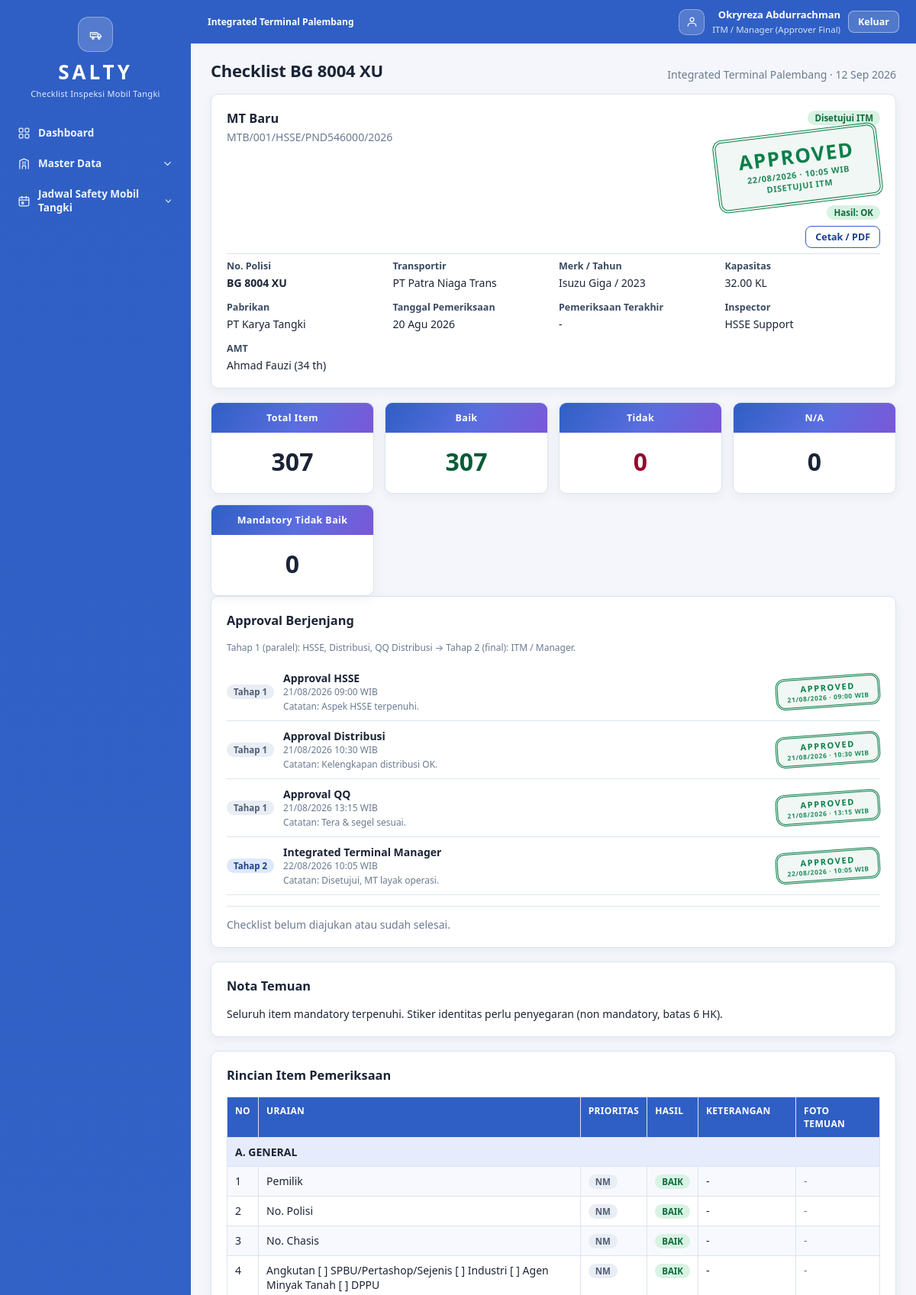
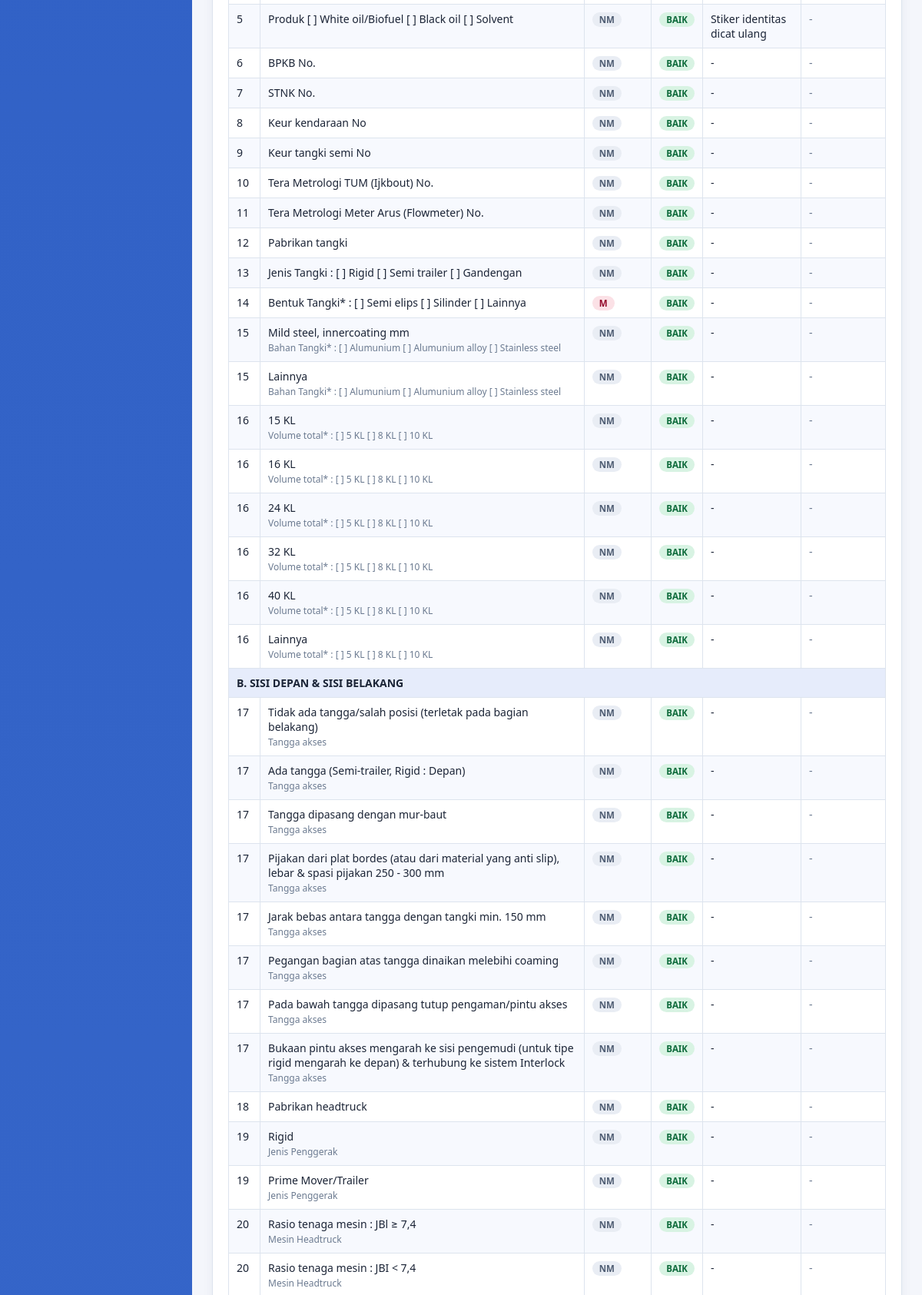
The page /inspection_view.php?id=1 (signed in, upper part) on the database its author committed (2 pictures, top to bottom).
### tables this page shows
CREATE TABLE users (
  id           INT AUTO_INCREMENT PRIMARY KEY,
  username     VARCHAR(50)  NOT NULL UNIQUE,
  password     VARCHAR(255) NOT NULL,           
  nama         VARCHAR(100) NOT NULL,
  jabatan      VARCHAR(100) DEFAULT NULL,
  role         ENUM('admin_hsse','inspector_hsse','hsse','distribusi','qq','itm') NOT NULL,
  aktif        TINYINT(1) NOT NULL DEFAULT 1,
   
  totp_secret     VARCHAR(64)  DEFAULT NULL,
  totp_enabled    TINYINT(1)   NOT NULL DEFAULT 0,
  recovery_codes  VARCHAR(255) DEFAULT NULL,
  created_at   TIMESTAMP DEFAULT CURRENT_TIMESTAMP
);

CREATE TABLE inspection_approvals (
  id            INT AUTO_INCREMENT PRIMARY KEY,
  inspection_id INT NOT NULL,
  role          ENUM('hsse','distribusi','qq','itm') NOT NULL,
  level         TINYINT NOT NULL DEFAULT 1,
  status        ENUM('menunggu','disetujui','ditolak') NOT NULL DEFAULT 'menunggu',
  user_id       INT DEFAULT NULL,
  catatan       VARCHAR(255) DEFAULT NULL,
  acted_at      DATETIME DEFAULT NULL,
  CONSTRAINT fk_app_insp FOREIGN KEY (inspection_id) REFERENCES inspections(id) ON DELETE CASCADE,
  CONSTRAINT fk_app_user FOREIGN KEY (user_id)       REFERENCES users(id)       ON DELETE SET NULL,
  UNIQUE KEY uq_insp_role (inspection_id, role)
);

CREATE TABLE inspections (
  id              INT AUTO_INCREMENT PRIMARY KEY,
  no_pemeriksaan  VARCHAR(60) NOT NULL UNIQUE,
  schedule_id     INT DEFAULT NULL,
  vehicle_id      INT NOT NULL,
  form_type       ENUM('baru','6bulanan') NOT NULL,
  tgl_pemeriksaan DATE NOT NULL,
  tgl_terakhir    DATE DEFAULT NULL,
  inspector_id    INT DEFAULT NULL,
  nama_amt        VARCHAR(100) DEFAULT NULL,
  umur_amt        SMALLINT DEFAULT NULL,
  sim_amt         VARCHAR(60) DEFAULT NULL,
  nota_temuan     TEXT DEFAULT NULL,
  hasil_akhir     ENUM('','OK','NOT OK') NOT NULL DEFAULT '',
  status          ENUM('draft','diajukan','approve_sebagian','disetujui','ditolak')
                  NOT NULL DEFAULT 'draft',
  submitted_at    DATETIME DEFAULT NULL,
  finalized_at    DATETIME DEFAULT NULL,
  created_at      TIMESTAMP DEFAULT CURRENT_TIMESTAMP,
  CONSTRAINT fk_insp_vehicle  FOREIGN KEY (vehicle_id)  REFERENCES vehicles(id)  ON DELETE CASCADE,
  CONSTRAINT fk_insp_schedule FOREIGN KEY (schedule_id) REFERENCES schedules(id) ON DELETE SET NULL,
  CONSTRAINT fk_insp_user     FOREIGN KEY (inspector_id) REFERENCES users(id)    ON DELETE SET NULL,
  INDEX idx_status (status)
);

CREATE TABLE vehicles (
  id                 INT AUTO_INCREMENT PRIMARY KEY,
  no_polisi          VARCHAR(30)  NOT NULL UNIQUE,
  no_chasis          VARCHAR(60)  DEFAULT NULL,
  transporter_id     INT DEFAULT NULL,
  merk               VARCHAR(80)  DEFAULT NULL,
  tahun              SMALLINT     DEFAULT NULL,
  pabrikan_tangki    VARCHAR(100) DEFAULT NULL,
  kapasitas_kl       DECIMAL(6,2) DEFAULT NULL,
  jenis_tangki       ENUM('rigid','semi_trailer','gandengan') DEFAULT 'rigid',
  bahan_tangki       VARCHAR(60)  DEFAULT NULL,
  produk             VARCHAR(60)  DEFAULT NULL,
  stnk_no            VARCHAR(60)  DEFAULT NULL,
  stnk_berlaku       DATE DEFAULT NULL,
  keur_no            VARCHAR(60)  DEFAULT NULL,
  keur_berlaku       DATE DEFAULT NULL,
  tera_berlaku       DATE DEFAULT NULL,
  foto_depan         VARCHAR(255) DEFAULT NULL,
  foto_belakang      VARCHAR(255) DEFAULT NULL,
  foto_kanan         VARCHAR(255) DEFAULT NULL,
  foto_kiri          VARCHAR(255) DEFAULT NULL,
  doc_stnk           VARCHAR(255) DEFAULT NULL,
  doc_keur           VARCHAR(255) DEFAULT NULL,
  doc_tera           VARCHAR(255) DEFAULT NULL,
  status             ENUM('aktif','off','nonaktif') NOT NULL DEFAULT 'aktif',
  last_inspection    DATE DEFAULT NULL,    
  next_inspection    DATE DEFAULT NULL,    
  created_at         TIMESTAMP DEFAULT CURRENT_TIMESTAMP,
  CONSTRAINT fk_veh_transporter FOREIGN KEY (transporter_id)
    REFERENCES transporters(id) ON DELETE SET NULL
);

CREATE TABLE transporters (
  id        INT AUTO_INCREMENT PRIMARY KEY,
  nama      VARCHAR(150) NOT NULL,
  telepon   VARCHAR(50) DEFAULT NULL,
  alamat    VARCHAR(255) DEFAULT NULL
);

CREATE TABLE inspection_results (
  id            INT AUTO_INCREMENT PRIMARY KEY,
  inspection_id INT NOT NULL,
  item_id       INT NOT NULL,
  hasil         ENUM('baik','tidak','na') NOT NULL DEFAULT 'na',
  keterangan    VARCHAR(255) DEFAULT NULL,
  batas_perbaikan DATE DEFAULT NULL,
  CONSTRAINT fk_res_insp FOREIGN KEY (inspection_id) REFERENCES inspections(id) ON DELETE CASCADE,
  CONSTRAINT fk_res_item FOREIGN KEY (item_id)       REFERENCES checklist_items(id) ON DELETE CASCADE,
  UNIQUE KEY uq_insp_item (inspection_id, item_id)
);

CREATE TABLE checklist_items (
  id                  INT AUTO_INCREMENT PRIMARY KEY,
  form_type           ENUM('baru','6bulanan') NOT NULL,
  section             VARCHAR(150) NOT NULL,
  item_no             VARCHAR(10)  DEFAULT NULL,
  item_text           TEXT NOT NULL,
  penjelasan          TEXT DEFAULT NULL,
  prioritas           ENUM('MANDATORY','NON MANDATORY') NOT NULL DEFAULT 'MANDATORY',
  batas_non_mandatory VARCHAR(20) DEFAULT NULL,    
  pelaksana           VARCHAR(30) DEFAULT NULL,    
  aktif               TINYINT(1) NOT NULL DEFAULT 1,
  sort_order          INT NOT NULL DEFAULT 0,
  INDEX idx_form (form_type, sort_order)
);

### inspection_view.php (the view, shortened to what the rows shown need)
<?php
require_once __DIR__ . '/includes/layout.php';
$id = (int)($_GET['id'] ?? 0);
$insp = q1('SELECT i.*, v.no_polisi, v.merk, v.tahun, v.kapasitas_kl, v.pabrikan_tangki, v.produk,
                   t.nama AS transportir, u.nama AS inspector
            FROM inspections i
            JOIN vehicles v ON v.id = i.vehicle_id
            LEFT JOIN transporters t ON t.id = v.transporter_id
            LEFT JOIN users u ON u.id = i.inspector_id
            WHERE i.id = ?', [$id]);
$items = q('SELECT ci.*, r.hasil, r.keterangan
            FROM checklist_items ci
            JOIN inspection_results r ON r.item_id = ci.id AND r.inspection_id = ?
            WHERE ci.form_type = ?
            ORDER BY ci.sort_order', [$id, $insp['form_type']]);
$fotoByItem = [];
foreach (q('SELECT * FROM inspection_photos WHERE inspection_id=? ORDER BY id', [$id]) as $p) {
    $fotoByItem[(int)$p['item_id']][] = $p;
}
$apps = q('SELECT a.*, u.nama, u.jabatan FROM inspection_approvals a
           LEFT JOIN users u ON u.id = a.user_id
           WHERE a.inspection_id = ?
           ORDER BY a.level, FIELD(a.role,"hsse","distribusi","qq","itm")', [$id]);
layout_start('Checklist ' . $insp['no_polisi']);
?>
<div class="card">
  <div class="row" style="align-items:flex-start">
    <div>
      <h3 style="margin-bottom:4px"><?= e(form_label($insp['form_type'])) ?></h3>
      <div class="muted"><?= e($insp['no_pemeriksaan']) ?></div>
    </div>
    <div style="flex:0 0 auto;text-align:right">
      <?= status_badge($insp['status']) ?>
      <?php if (in_array($insp['status'], ['disetujui','ditolak'], true)): ?>
        <div class="stamp-final-wrap"><?= stamp($insp['status'], $insp['status'] === 'disetujui' ? (needs_itm($insp['form_type']) ? 'Disetujui ITM' : 'Approval Lengkap') : 'Checklist Ditolak', 'lg', $insp['finalized_at'] ?: null) ?></div>
      <?php endif; ?>
      <?php if ($insp['hasil_akhir']): ?>
        <span class="badge badge-<?= $insp['hasil_akhir'] === 'OK' ? 'green' : 'red' ?>">Hasil: <?= e($insp['hasil_akhir']) ?></span>
      <?php endif; ?>
      <br><a class="btn btn-sm btn-outline" style="margin-top:8px" href="print.php?id=<?= $id ?>" target="_blank">Cetak / PDF</a>
    </div>
  </div>
  <div class="grid grid-3">
    <div><label>No. Polisi</label><b><?= e($insp['no_polisi']) ?></b></div>
    <div><label>Transportir</label><?= e($insp['transportir'] ?: '-') ?></div>
    <div><label>Merk / Tahun</label><?= e($insp['merk'] . ' / ' . $insp['tahun']) ?></div>
    <div><label>Kapasitas</label><?= e($insp['kapasitas_kl']) ?> KL</div>
    <div><label>Pabrikan</label><?= e($insp['pabrikan_tangki'] ?: '-') ?></div>
    <div><label>Tanggal Pemeriksaan</label><?= tgl($insp['tgl_pemeriksaan']) ?></div>
    <div><label>Pemeriksaan Terakhir</label><?= tgl($insp['tgl_terakhir']) ?></div>
    <div><label>Inspector</label><?= e($insp['inspector'] ?: '-') ?></div>
    <div><label>AMT</label><?= e($insp['nama_amt'] ?: '-') ?><?= $insp['umur_amt'] ? ' (' . (int)$insp['umur_amt'] . ' th)' : '' ?></div>
  </div>
</div>
<div class="card">
  <?php if (!$apps): ?>
    <p class="muted">Checklist belum diajukan oleh inspector.</p>
  <?php else: foreach ($apps as $a): ?>
    <div class="approval-line">
      <span class="badge badge-<?= $a['level'] == 2 ? 'blue' : 'gray' ?>">Tahap <?= (int)$a['level'] ?></span>
      <div class="who">
        <b><?= e($a['role'] === 'itm' ? 'Integrated Terminal Manager' : ($a['role'] === 'hsse' ? 'Approval HSSE' : ($a['role'] === 'qq' ? 'Approval QQ' : 'Approval Distribusi'))) ?></b>
        <div class="sign-jabatan muted small"><?= $a['acted_at'] ? date('d/m/Y H:i', strtotime($a['acted_at'])) . ' WIB' : 'Menunggu approval' ?></div>
        <?php if ($a['catatan']): ?><span class="muted small">Catatan: <?= e($a['catatan']) ?></span><?php endif; ?>
      </div>
      <span class="sign-stamp-inline"><?= stamp($a['status'], '', 'sm', $a['acted_at'] ?: null) ?></span>
    </div>
  <?php endforeach; endif; ?>
</div>
<?php if ($insp['nota_temuan']): ?>
<div class="card">
  <h3>Nota Temuan</h3>
  <p style="white-space:pre-wrap;margin:0"><?= e($insp['nota_temuan']) ?></p>
</div>
<?php endif; ?>
<div class="card">
  <div class="table-wrap">
    <table>
      <thead><tr><th style="width:40px">No</th><th>Uraian</th><th>Prioritas</th><th>Hasil</th><th>Keterangan</th><th style="width:110px">Foto Temuan</th></tr></thead>
      <tbody>
      <?php $sec = null; foreach ($items as $it): ?>
        <?php if ($it['section'] !== $sec): $sec = $it['section']; ?>
          <tr class="section-row"><td colspan="6"><?= e($sec) ?></td></tr>
        <?php endif; ?>
        <tr>
          <td><?= e($it['item_no']) ?></td>
          <td><?= e($it['item_text']) ?><?php if ($it['penjelasan']): ?><br><span class="muted small"><?= e($it['penjelasan']) ?></span><?php endif; ?></td>
          <td><span class="badge badge-<?= $it['prioritas'] === 'MANDATORY' ? 'red' : 'gray' ?>"><?= $it['prioritas'] === 'MANDATORY' ? 'M' : 'NM' ?></span></td>
          <td><span class="badge badge-<?= ['baik' => 'green', 'tidak' => 'red', 'na' => 'gray'][$it['hasil']] ?>"><?= strtoupper($it['hasil'] === 'na' ? 'N/A' : $it['hasil']) ?></span></td>
          <td><?= e($it['keterangan'] ?: '-') ?></td>
          <td><?php $fs = $fotoByItem[(int)$it['id']] ?? []; if ($fs): foreach ($fs as $ph): ?>
            <a href="<?= e($ph['file_path']) ?>" target="_blank"><img src="<?= e($ph['file_path']) ?>" alt="Foto temuan <?= e($it['item_text']) ?>" style="width:70px;height:54px;object-fit:cover;border-radius:6px;border:1px solid var(--line);margin:0 3px 3px 0"></a>
          <?php endforeach; else: ?><span class="muted">-</span><?php endif; ?></td>
        </tr>
      <?php endforeach; ?>
      </tbody>
    </table>
  </div>
</div>
<?php layout_end(); ?>

### includes/layout.php (shortened to what the rows shown need)
<?php
require_once __DIR__ . '/auth.php';
require_once __DIR__ . '/helpers.php';
function nav_items(): array
{
    $r = role();
    $items = [['link', 'dashboard.php', 'Dashboard', 'grid']];
    if ($r === 'admin_hsse') {
        $items[] = ['group', 'Master Data', 'building', [
            ['vehicles.php', 'Master Mobil Tangki', 'truck'],
            ['vehicle_data.php', 'Data Mobil Tangki', 'truck'],
            ['transporters.php', 'Master Transportir', 'building'],
            ['items.php', 'Master Item Checklist', 'clipboard'],
            ['users.php', 'Master User', 'users'],
        ]];
        $items[] = ['group', 'Jadwal Safety Mobil Tangki', 'calendar', [
            ['schedules.php', 'Jadwal Pemeriksaan', 'calendar'],
            ['due.php', 'Jatuh Tempo Inspeksi', 'clock'],
            ['inspections.php', 'Data Checklist', 'clipboard'],
        ]];
        $items[] = ['link', 'twofa_setup.php', 'Keamanan', 'shield'];
    } else {
        $items[] = ['group', 'Master Data', 'building', [
            ['vehicle_data.php', 'Data Mobil Tangki', 'truck'],
        ]];
        $items[] = ['group', 'Jadwal Safety Mobil Tangki', 'calendar', [
            ['schedules.php', 'Jadwal Pemeriksaan', 'calendar'],
            ['due.php', 'Jatuh Tempo Inspeksi', 'clock'],
            ['approvals.php', 'Approval Checklist', 'check'],
            ['inspections.php', 'Data Checklist', 'clipboard'],
        ]];
    }
    return $items;
}
function layout_start(string $title): void
{
    ?>
<!doctype html>
<html lang="id">
<head>
  <link rel="stylesheet" href="assets/style.css?v=salty4">
</head>
<body>
<div class="shell">
  <main class="main">
    <header class="appbar">
      <div class="appbar-in">
        <div class="appbar-me">
          <div class="me">
            <strong><?= e(user()['nama']) ?></strong>
            <small><?= e(ROLE_LABELS[role()] ?? role()) ?></small>
          </div>
        </div>
      </div>
    </header>
    <header class="topbar">
      <h1><?= e($title) ?></h1>
    </header>
    <div class="content">
<?php
}
function layout_end(): void
{
    ?>
    </div>
  </main>
</div>
</body>
</html>
<?php
}

### includes/helpers.php (shortened to what the rows shown need)
<?php
require_once __DIR__ . '/../config/config.php';
function e($v): string
{
    return htmlspecialchars((string)$v, ENT_QUOTES, 'UTF-8');
}
function tgl(?string $d, bool $withDay = false): string
{
    if (!$d || $d === '0000-00-00') return '-';
    $bulan = ['', 'Jan', 'Feb', 'Mar', 'Apr', 'Mei', 'Jun', 'Jul', 'Agu', 'Sep', 'Okt', 'Nov', 'Des'];
    $t = strtotime($d);
    return date('d', $t) . ' ' . $bulan[(int)date('n', $t)] . ' ' . date('Y', $t);
}
function form_label(string $t): string
{
    return $t === 'baru' ? 'MT Baru' : 'Inspeksi 6 Bulanan';
}
function status_badge(string $status): string
{
    $map = [
        'draft'            => ['Draft', 'gray'],
        'diajukan'         => ['Menunggu Approval', 'amber'],
        'approve_sebagian' => ['Approval Sebagian', 'blue'],
        'disetujui'        => ['Disetujui ITM', 'green'],
        'ditolak'          => ['Ditolak', 'red'],
    ];
    [$label, $color] = $map[$status] ?? [$status, 'gray'];
    return '<span class="badge badge-' . $color . '">' . e($label) . '</span>';
}
function stamp(string $status, string $sub = '', string $size = 'md', ?string $when = null): string
{
    $map = [
        'disetujui' => ['APPROVED', ''],
        'ditolak'   => ['REJECTED', 'stamp-reject'],
        'menunggu'  => ['PENDING', 'stamp-wait'],
    ];
    [$label, $mod] = $map[$status] ?? ['PENDING', 'stamp-wait'];
    $cls = 'stamp' . ($mod ? ' ' . $mod : '') . ($size === 'md' ? '' : ' stamp-' . $size);
    if ($when) {
        $stampWhen = date('d/m/Y', strtotime($when)) . ' &middot; ' . date('H:i', strtotime($when)) . ' WIB';
    } elseif ($status === 'menunggu') {
        $stampWhen = '';
    } else {
        $stampWhen = date('d/m/Y') . ' &middot; ' . date('H:i') . ' WIB';
    }
    return '<span class="' . $cls . '"><span class="stamp-main">' . $label . '</span>'
        . ($stampWhen !== '' ? '<span class="stamp-sub">' . $stampWhen . '</span>' : '')
        . ($sub !== '' ? '<span class="stamp-sub">' . e($sub) . '</span>' : '') . '</span>';
}
function needs_itm(string $formType): bool
{
    return $formType === 'baru';
}

### rows shown on the page
users: nama "Okryreza Abdurrachman"
inspection_approvals: role "ITM / Manager (Approver Final)", level "2", role "Integrated Terminal Manager", acted_at "22/08/2026 10:05", catatan "Disetujui, MT layak operasi.", acted_at "22/08/2026 · 10:05 WIB"
inspections: form_type "MT Baru", no_pemeriksaan "MTB/001/HSSE/PND546000/2026", finalized_at "22/08/2026 · 10:05 WIB", hasil_akhir "OK", vehicle.no_polisi "BG 8004 XU", transporters.nama "PT Patra Niaga Trans", vehicle.tahun "Isuzu Giga / 2023", vehicle.kapasitas_kl "32.00", vehicle.pabrikan_tangki "PT Karya Tangki", tgl_pemeriksaan "20 Agu 2026", tgl_terakhir "-", inspector.nama "HSSE Support", nama_amt "Ahmad Fauzi", umur_amt "34", nota_temuan "Seluruh item mandatory terpenuhi. Stiker identitas perlu penyegaran (non mandatory, batas 6 HK)."
inspection_approvals: level "1", role "Approval HSSE", acted_at "21/08/2026 09:00", catatan "Aspek HSSE terpenuhi.", acted_at "21/08/2026 · 09:00 WIB"
inspection_approvals: level "1", role "Approval Distribusi", acted_at "21/08/2026 10:30", catatan "Kelengkapan distribusi OK.", acted_at "21/08/2026 · 10:30 WIB"
inspection_approvals: level "1", role "Approval QQ", acted_at "21/08/2026 13:15", catatan "Tera & segel sesuai.", acted_at "21/08/2026 · 13:15 WIB"
inspection_results: item.section "A. GENERAL", item.item_no "1", item.item_text "Pemilik", shows "NM", hasil "BAIK", keterangan "-"
inspection_results: item.item_no "2", item.item_text "No. Polisi", shows "NM", hasil "BAIK", keterangan "-"
inspection_results: item.item_no "3", item.item_text "No. Chasis", shows "NM", hasil "BAIK", keterangan "-"
inspection_results: item.item_no "4", item.item_text "Angkutan [ ] SPBU/Pertashop/Sejenis [ ] Industri [ ] Agen Minyak Tanah [ ] DPPU", shows "NM", hasil "BAIK", keterangan "-"
inspection_results: item.item_no "5", item.item_text "Produk [ ] White oil/Biofuel [ ] Black oil [ ] Solvent", shows "NM", hasil "BAIK", keterangan "Stiker identitas dicat ulang"
inspection_results: item.item_no "6", item.item_text "BPKB No.", shows "NM", hasil "BAIK", keterangan "-"
inspection_results: item.item_no "7", item.item_text "STNK No.", shows "NM", hasil "BAIK", keterangan "-"
inspection_results: item.item_no "8", item.item_text "Keur kendaraan No", shows "NM", hasil "BAIK", keterangan "-"
inspection_results: item.item_no "9", item.item_text "Keur tangki semi No", shows "NM", hasil "BAIK", keterangan "-"
inspection_results: item.item_no "10", item.item_text "Tera Metrologi TUM (Ijkbout) No.", shows "NM", hasil "BAIK", keterangan "-"
inspection_results: item.item_no "11", item.item_text "Tera Metrologi Meter Arus (Flowmeter) No.", shows "NM", hasil "BAIK", keterangan "-"
inspection_results: item.item_no "12", item.item_text "Pabrikan tangki", shows "NM", hasil "BAIK", keterangan "-"
inspection_results: item.item_no "13", item.item_text "Jenis Tangki : [ ] Rigid [ ] Semi trailer [ ] Gandengan", shows "NM", hasil "BAIK", keterangan "-"
inspection_results: item.item_no "14", item.item_text "Bentuk Tangki* : [ ] Semi elips [ ] Silinder [ ] Lainnya", shows "M", hasil "BAIK", keterangan "-"
inspection_results: item.item_no "15", item.item_text "Mild steel, innercoating mm", item.penjelasan "Bahan Tangki* : [ ] Alumunium [ ] Alumunium alloy [ ] Stainless steel", shows "NM", hasil "BAIK", keterangan "-"
inspection_results: item.item_no "15", item.item_text "Lainnya", item.penjelasan "Bahan Tangki* : [ ] Alumunium [ ] Alumunium alloy [ ] Stainless steel", shows "NM", hasil "BAIK", keterangan "-"
inspection_results: item.item_no "16", item.item_text "15 KL", item.penjelasan "Volume total* : [ ] 5 KL [ ] 8 KL [ ] 10 KL", shows "NM", hasil "BAIK", keterangan "-"
inspection_results: item.item_no "16", item.item_text "16 KL", item.penjelasan "Volume total* : [ ] 5 KL [ ] 8 KL [ ] 10 KL", shows "NM", hasil "BAIK", keterangan "-"
inspection_results: item.item_no "16", item.item_text "24 KL", item.penjelasan "Volume total* : [ ] 5 KL [ ] 8 KL [ ] 10 KL", shows "NM", hasil "BAIK", keterangan "-"
inspection_results: item.item_no "16", item.item_text "32 KL", item.penjelasan "Volume total* : [ ] 5 KL [ ] 8 KL [ ] 10 KL", shows "NM", hasil "BAIK", keterangan "-"
inspection_results: item.item_no "16", item.item_text "40 KL", item.penjelasan "Volume total* : [ ] 5 KL [ ] 8 KL [ ] 10 KL", shows "NM", hasil "BAIK", keterangan "-"
inspection_results: item.item_no "16", item.item_text "Lainnya", item.penjelasan "Volume total* : [ ] 5 KL [ ] 8 KL [ ] 10 KL", shows "NM", hasil "BAIK", keterangan "-"
inspection_results: item.section "B. SISI DEPAN & SISI BELAKANG", item.item_no "17", item.item_text "Tidak ada tangga/salah posisi (terletak pada bagian belakang)", item.penjelasan "Tangga akses", shows "NM", hasil "BAIK", keterangan "-"
inspection_results: item.item_no "17", item.item_text "Ada tangga (Semi-trailer, Rigid : Depan)", item.penjelasan "Tangga akses", shows "NM", hasil "BAIK", keterangan "-"
inspection_results: item.item_no "17", item.item_text "Tangga dipasang dengan mur-baut", item.penjelasan "Tangga akses", shows "NM", hasil "BAIK", keterangan "-"
inspection_results: item.item_no "17", item.item_text "Pijakan dari plat bordes (atau dari material yang anti slip), lebar & spasi pijakan 250 - 300 mm", item.penjelasan "Tangga akses", shows "NM", hasil "BAIK", keterangan "-"
inspection_results: item.item_no "17", item.item_text "Jarak bebas antara tangga dengan tangki min. 150 mm", item.penjelasan "Tangga akses", shows "NM", hasil "BAIK", keterangan "-"
inspection_results: item.item_no "17", item.item_text "Pegangan bagian atas tangga dinaikan melebihi coaming", item.penjelasan "Tangga akses", shows "NM", hasil "BAIK", keterangan "-"
inspection_results: item.item_no "17", item.item_text "Pada bawah tangga dipasang tutup pengaman/pintu akses", item.penjelasan "Tangga akses", shows "NM", hasil "BAIK", keterangan "-"
inspection_results: item.item_no "17", item.item_text "Bukaan pintu akses mengarah ke sisi pengemudi (untuk tipe rigid mengarah ke depan) & terhubung ke sistem Interlock", item.penjelasan "Tangga akses", shows "NM", hasil "BAIK", keterangan "-"
inspection_results: item.item_no "18", item.item_text "Pabrikan headtruck", shows "NM", hasil "BAIK", keterangan "-"
inspection_results: item.item_no "19", item.item_text "Rigid", item.penjelasan "Jenis Penggerak", shows "NM", hasil "BAIK", keterangan "-"
inspection_results: item.item_no "19", item.item_text "Prime Mover/Trailer", item.penjelasan "Jenis Penggerak", shows "NM", hasil "BAIK", keterangan "-"
inspection_results: item.item_no "20", item.item_text "Rasio tenaga mesin : JBl ≥ 7,4", item.penjelasan "Mesin Headtruck", shows "NM", hasil "BAIK", keterangan "-"
inspection_results: item.item_no "20", item.item_text "Rasio tenaga mesin : JBI < 7,4", item.penjelasan "Mesin Headtruck", shows "NM", hasil "BAIK", keterangan "-"

### other values the page prints
$gtitle "Master Data"
$gtitle "Jadwal Safety Mobil Tangki"
APP_TERMINAL "Integrated Terminal Palembang"
$title "Checklist BG 8004 XU"
$label "Disetujui ITM"
$label "APPROVED"
$sub "DISETUJUI ITM"
count($items) "307"
$stat['baik'] "307"
$stat['tidak'] "0"
$stat['na'] "0"
$mandatoryTidak "0"
$whyNot "Checklist belum diajukan atau sudah selesai."
